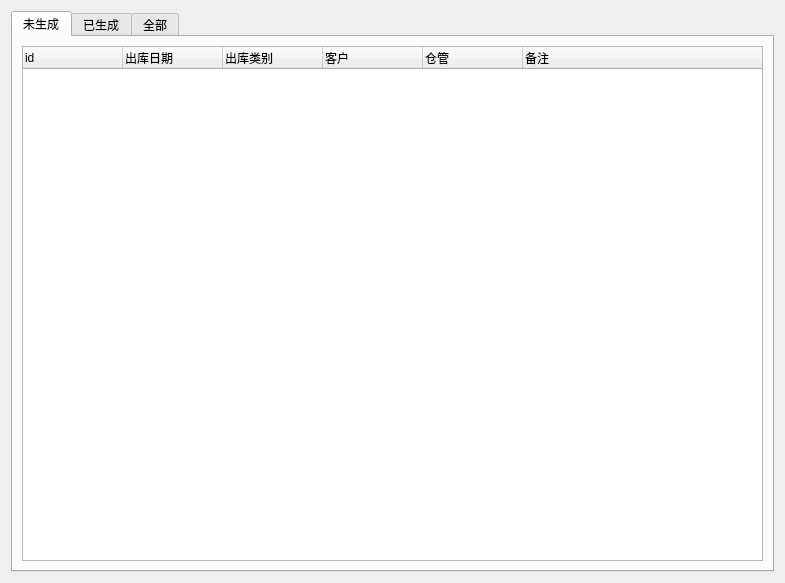
<?xml version="1.0" encoding="UTF-8"?>
<ui version="4.0">
 <class>Form</class>
 <widget class="QWidget" name="Form">
  <property name="geometry">
   <rect>
    <x>0</x>
    <y>0</y>
    <width>785</width>
    <height>583</height>
   </rect>
  </property>
  <property name="windowTitle">
   <string>Form</string>
  </property>
  <layout class="QGridLayout" name="gridLayout">
   <item row="0" column="0">
    <widget class="QTabWidget" name="tabWidget">
     <property name="currentIndex">
      <number>0</number>
     </property>
     <widget class="QWidget" name="tab_0">
      <attribute name="title">
       <string>未生成</string>
      </attribute>
      <layout class="QGridLayout" name="gridLayout_2">
       <item row="0" column="0">
        <widget class="QTreeWidget" name="treeWidget_orderlist">
         <property name="contextMenuPolicy">
          <enum>Qt::CustomContextMenu</enum>
         </property>
         <column>
          <property name="text">
           <string>id</string>
          </property>
         </column>
         <column>
          <property name="text">
           <string>出库日期</string>
          </property>
         </column>
         <column>
          <property name="text">
           <string>出库类别</string>
          </property>
         </column>
         <column>
          <property name="text">
           <string>客户</string>
          </property>
         </column>
         <column>
          <property name="text">
           <string>仓管</string>
          </property>
         </column>
         <column>
          <property name="text">
           <string>备注</string>
          </property>
         </column>
        </widget>
       </item>
      </layout>
     </widget>
     <widget class="QWidget" name="tab_1">
      <attribute name="title">
       <string>已生成</string>
      </attribute>
     </widget>
     <widget class="QWidget" name="tab_2">
      <attribute name="title">
       <string>全部</string>
      </attribute>
     </widget>
    </widget>
   </item>
  </layout>
 </widget>
 <resources/>
 <connections/>
</ui>
